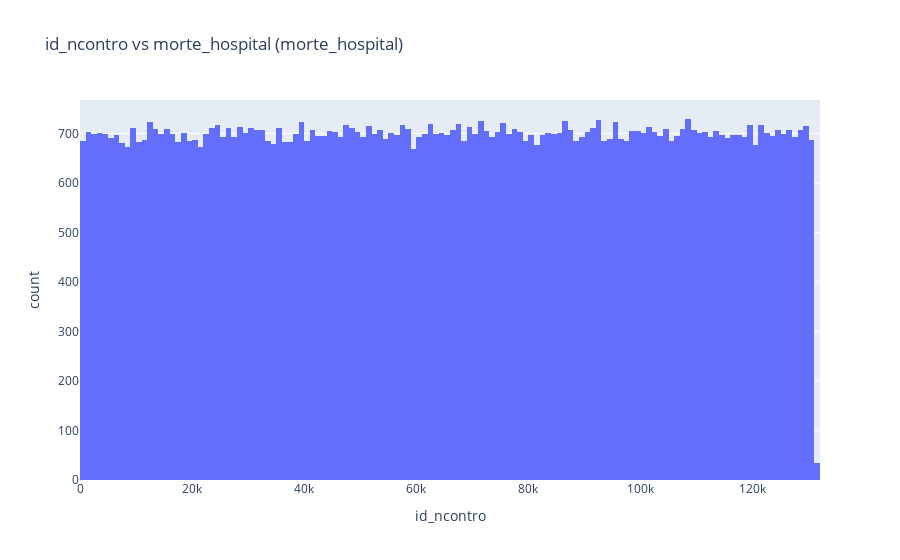
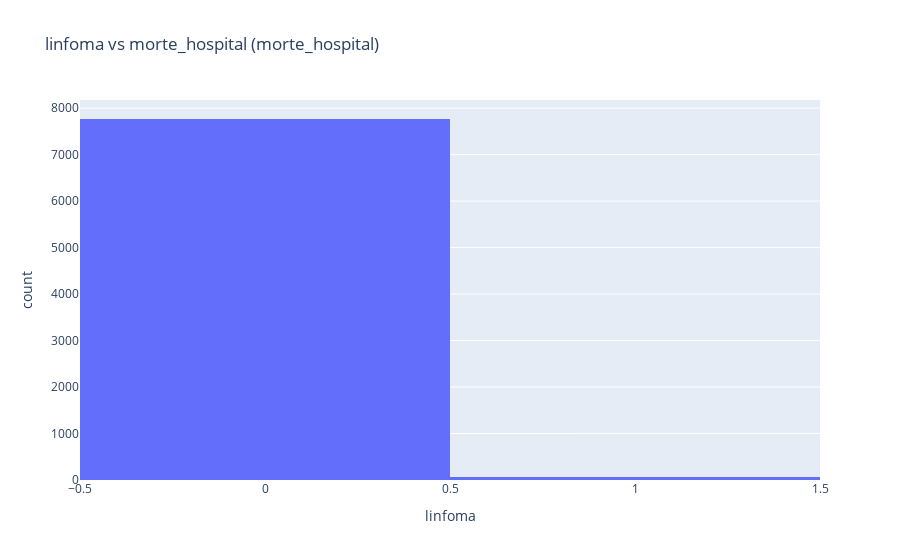

Source (notebook cell) for these figures, in order:
### Code cell
import pandas as pd
import plotly.express as px
from ipywidgets import interact, widgets
from IPython.display import display

# Suponha que você já tenha o DataFrame df_training carregado

# Função para criar e exibir histogramas interativos
def plot_histogram(column, hospital_death):
    # Filtrar o DataFrame com base na opção hospital_death
    if hospital_death == '0':
        filtered_df = df[df['morte_hospital'] == 0]
    elif hospital_death == '1':
        filtered_df = df[df['morte_hospital'] == 1]
    else:
        filtered_df = df.copy()
    
    # Criar o histograma interativo
    fig = px.histogram(filtered_df, x=column, title=f"{column} vs morte_hospital ({'morte_hospital'})")
    fig.show()

# Opções para a análise
columns = df.columns.tolist()
columns.remove('morte_hospital')  # Remover a coluna 'hospital_death' da lista de colunas

# Widgets interativos para seleção
column_dropdown = widgets.Dropdown(options=columns, description='Coluna:')
morte_hospital_radio = widgets.RadioButtons(options=['Todos', '0', '1'], description='Filtrar por morte_hospital:')

# Criação do widget de interação
interact(plot_histogram, column=column_dropdown, hospital_death=morte_hospital_radio)

### Figure 1 — Plotly figure (JSON) as saved in the notebook; plotly's stock layout.template omitted (floating-point values rounded to 4 significant figures; data arrays with more than 128 entries replaced by an {"elided": "..."} marker saying what was removed)
{"data": [{"alignmentgroup": "True", "bingroup": "x", "hovertemplate": "id_ncontro=%{x}<br>count=%{y}<extra></extra>", "legendgroup": "", "marker": {"color": "#636efa", "pattern": {"shape": ""}}, "name": "", "offsetgroup": "", "orientation": "v", "showlegend": false, "type": "histogram", "x": {"elided": "91713 int values"}, "xaxis": "x", "yaxis": "y"}], "layout": {"barmode": "relative", "legend": {"tracegroupgap": 0}, "title": {"text": "id_ncontro vs morte_hospital (morte_hospital)"}, "xaxis": {"anchor": "y", "domain": [0, 1], "title": {"text": "id_ncontro"}}, "yaxis": {"anchor": "x", "domain": [0, 1], "title": {"text": "count"}}}}

### Figure 2 — Plotly figure (JSON) as saved in the notebook; plotly's stock layout.template omitted (floating-point values rounded to 4 significant figures; data arrays with more than 128 entries replaced by an {"elided": "..."} marker saying what was removed)
{"data": [{"alignmentgroup": "True", "bingroup": "x", "hovertemplate": "linfoma=%{x}<br>count=%{y}<extra></extra>", "legendgroup": "", "marker": {"color": "#636efa", "pattern": {"shape": ""}}, "name": "", "offsetgroup": "", "orientation": "v", "showlegend": false, "type": "histogram", "x": {"elided": "7915 int values"}, "xaxis": "x", "yaxis": "y"}], "layout": {"barmode": "relative", "legend": {"tracegroupgap": 0}, "title": {"text": "linfoma vs morte_hospital (morte_hospital)"}, "xaxis": {"anchor": "y", "domain": [0, 1], "title": {"text": "linfoma"}}, "yaxis": {"anchor": "x", "domain": [0, 1], "title": {"text": "count"}}}}
